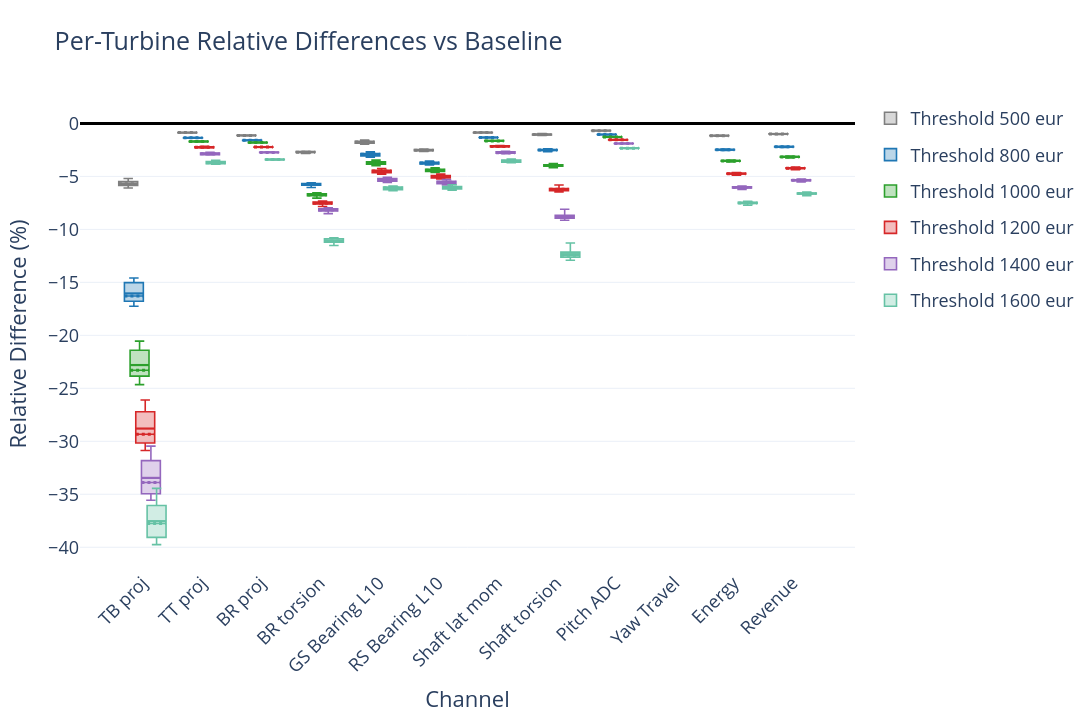

Here is the notebook cell this chart was saved with:
### Code cell
# === Cell 3 grouped boxes of relative per turbine (with eachself baseline) and channel ===
import numpy as np
import pandas as pd
from pathlib import Path
import plotly.graph_objects as go
import plotly.express as px

# --- Visual controls ---------------------------------------------------------
FIG_WIDTH  = 1400
FIG_HEIGHT = 720
FONT_SIZE  = 18

# Box geometry & style
BOX_LINE_WIDTH = 1.6
BOX_ALPHA      = 0.30               # face alpha
BOX_OFFSET     = 0.24               # half-offset between scenarios within a channel
BOX_WIDTH      = 0.32               # **controls actual box width** (edge-to-edge overlays use this)

# Mean / Median overlays (only these two lines)
DRAW_MEAN        = True
DRAW_MEDIAN      = True
MEAN_LINE_WIDTH  = 2.2
MEAN_LINE_DASH   = "solid"
MEDIAN_LINE_WIDTH= 3.0
MEDIAN_LINE_DASH = "dot"

# Scatter to the RIGHT of each scenario box
SCATTER_OVERLAY   = False
SCATTER_SIZE      = 6
SCATTER_OPACITY   = 0.75
SCATTER_RIGHT_GAP = 0.1           # distance to the right of box edge

# Legend
LEGEND_X = 1.02
LEGEND_Y = 1.00
LEGEND_ORIENTATION = "v"
SHOW_LEGEND = True
SHOW_TITLE = True

# --- Color control -----------------------------------------------------------
# You can override the first up to 5 scenario colors here (hex or rgb/rgba):
SCENARIO_COLORS_USER = [

        "#7f7f7f",  # grey
        "#1f77b4",  # 2nd (blue)
        "#2ca02c",  # strong green
        "#d62728",  # red
        "#9467bd",  # 5th (purple)
        # "#66c2a5",  # soft green (greenish/teal)
        # "#1f77b4",  # blue    
    #  "#ff7f0e",  # 3rd (orange)
    # "#2ca02c",  # 1st scenario color (green-ish)
    
   
    # "#d62728",  # 4th (red)
    # "#9467bd",  # 5th (purple)
]

def make_transparent(color_str, alpha=0.3):
    """Return a transparent version of a Plotly color (hex or rgb/rgba)."""
    s = color_str.strip()
    if s.startswith("rgba"):
        parts = s[5:-1].split(",")
        r, g, b = [p.strip() for p in parts[:3]]
        return f"rgba({r},{g},{b},{alpha})"
    if s.startswith("rgb("):
        parts = s[4:-1].split(",")
        r, g, b = [p.strip() for p in parts]
        return f"rgba({r},{g},{b},{alpha})"
    # assume hex
    hex_color = s.lstrip("#")
    r = int(hex_color[0:2], 16); g = int(hex_color[2:4], 16); b = int(hex_color[4:6], 16)
    return f"rgba({r},{g},{b},{alpha})"

# --- Data (reuses variables from Cell 1) -------------------------------------
# Needed from Cell 1: scenario_dirs, scenario_labels, channels_ordered, display_name
TURBINE_METRICS_NAME = "turbine_metrics.parquet"
tm_files  = [str(Path(d) / TURBINE_METRICS_NAME) for d in scenario_dirs]
tm_frames = [pd.read_parquet(p) for p in tm_files]

def detect_tid_col(df):
    for c in df.columns:
        if c.lower() in ("id", "turbine", "turbine_id", "tid"):
            return c
    return None

tid_col = detect_tid_col(tm_frames[0]) or "turbine_id"
if tid_col not in tm_frames[0].columns:
    tm_frames[0] = tm_frames[0].assign(**{tid_col: range(len(tm_frames[0]))})

channels_for_plot = [c for c in channels_ordered if c in tm_frames[0].columns]
if not channels_for_plot:
    raise ValueError("None of the selected channels exist in turbine_metrics.parquet.")
labels_for_plot = [display_name.get(c, c) for c in channels_for_plot]
label_map = dict(zip(channels_for_plot, labels_for_plot))

x_base   = np.arange(len(channels_for_plot))
tickvals = x_base
ticktext = labels_for_plot

case_labels = scenario_labels[1:]
n_cases = len(case_labels)
offsets = np.linspace(-BOX_OFFSET, BOX_OFFSET, n_cases) if n_cases > 1 else np.array([0.0])

# Build a per-scenario color map using your preferred first 5 colors
fallback_palette = px.colors.qualitative.Set2 + px.colors.qualitative.Set1 + px.colors.qualitative.Dark24
palette = SCENARIO_COLORS_USER + [c for c in fallback_palette if c not in SCENARIO_COLORS_USER]
if len(palette) < n_cases:
    k = int(np.ceil(n_cases / len(palette))); palette = (palette * k)[:n_cases]
case_color = {scen: palette[i] for i, scen in enumerate(case_labels)}

# Baseline & rel-diffs
base_df      = tm_frames[0][[tid_col] + channels_for_plot].set_index(tid_col).sort_index()
base_nonzero = base_df.replace(0, np.nan)

records = []
for scen_label, df in zip(case_labels, tm_frames[1:]):
    if tid_col not in df.columns:
        df = df.assign(**{tid_col: range(len(df))})
    scen_df = df[[tid_col] + channels_for_plot].set_index(tid_col).reindex(base_df.index).sort_index()
    rel = 100.0 * (scen_df - base_df) / base_nonzero
    rel_long = rel.reset_index().melt(id_vars=[tid_col], var_name="Channel", value_name="RelDiff")
    rel_long["Scenario"]    = scen_label
    rel_long["ChannelIdx"]  = rel_long["Channel"].map({c: i for i, c in enumerate(channels_for_plot)})
    rel_long["ChannelLabel"]= rel_long["Channel"].map(label_map)
    records.append(rel_long)

rel_all = pd.concat(records, ignore_index=True)

# --- Figure ------------------------------------------------------------------
fig = go.Figure()
fig.add_hline(y=0, line_width=3, line_color="black")  # zero reference

for scen_ix, scen_label in enumerate(case_labels):
    color = case_color[scen_label]
    fill  = make_transparent(color, BOX_ALPHA)
    df_s  = rel_all[rel_all["Scenario"] == scen_label]

    legend_once = True
    for i, ch in enumerate(channels_for_plot):
        vals = df_s.loc[df_s["Channel"] == ch, "RelDiff"].dropna()
        if vals.empty:
            continue

        x_pos  = x_base[i] + offsets[scen_ix]
        x_left = x_pos - BOX_WIDTH/2
        x_right= x_pos + BOX_WIDTH/2

        # Box (width explicitly set so overlays span edge-to-edge)
        fig.add_trace(go.Box(
            x=np.full(len(vals), x_pos),
            y=vals.values,
            width=BOX_WIDTH,
            name=scen_label,
            boxmean=False,
            line=dict(width=BOX_LINE_WIDTH, color=color),
            fillcolor=fill,
            marker=dict(color=color),
            boxpoints=False,
            showlegend=legend_once,
            legendgroup=f"case::{scen_label}",
            hovertemplate=(
                f"Scenario: {scen_label}<br>"
                f"Channel: {label_map[ch]}<br>"
                "RelDiff: %{y:.2f}%<extra></extra>"
            )
        ))
        legend_once = False

        # Overlays: exactly two lines, edge-to-edge of the box
        if DRAW_MEAN:
            m = vals.mean()
            fig.add_trace(go.Scatter(
                x=[x_left, x_right], y=[m, m], mode="lines",
                line=dict(width=MEAN_LINE_WIDTH, dash=MEAN_LINE_DASH, color=color),
                showlegend=False, hoverinfo="skip"
            ))
        if DRAW_MEDIAN:
            med = vals.median()
            fig.add_trace(go.Scatter(
                x=[x_left, x_right], y=[med, med], mode="lines",
                line=dict(width=MEDIAN_LINE_WIDTH, dash=MEDIAN_LINE_DASH, color=color),
                showlegend=False, hoverinfo="skip"
            ))

        # Scatter: to the RIGHT edge of THIS scenario's box for THIS channel
        if SCATTER_OVERLAY:
            df_sc = df_s[df_s["Channel"] == ch]
            if not df_sc.empty:
                x_scatter = x_right + SCATTER_RIGHT_GAP
                # consistent turbine colors (small palette cycle)
                tids = pd.unique(rel_all[tid_col])
                tpal = (px.colors.qualitative.Alphabet
                        + px.colors.qualitative.Light24
                        + px.colors.qualitative.Set3)
                if len(tids) > len(tpal):
                    k = int(np.ceil(len(tids) / len(tpal)))
                    tpal = (tpal * k)[:len(tids)]
                tcol = {tid: tpal[k] for k, tid in enumerate(tids)}

                for tid, df_t in df_sc.groupby(tid_col):
                    fig.add_trace(go.Scatter(
                        x=np.full(len(df_t), x_scatter),
                        y=df_t["RelDiff"].values,
                        mode="markers",
                        marker=dict(size=SCATTER_SIZE, opacity=SCATTER_OPACITY, color=tcol[tid]),
                        showlegend=False,
                        legendgroup=f"case::{scen_label}",
                        hovertemplate=(
                            f"Scenario: {scen_label}<br>"
                            f"Channel: {label_map[ch]}<br>"
                            f"Turbine: {tid}<br>"
                            "RelDiff: %{y:.2f}%<extra></extra>"
                        )
                    ))

if SHOW_LEGEND:
    legend=dict(x=LEGEND_X, y=LEGEND_Y, orientation=LEGEND_ORIENTATION)
else:
    legend = dict(visible=False)
# Layout & categorical ticks
fig.update_layout(
    title="Per-Turbine Relative Differences vs Baseline" if SHOW_TITLE else None,
    xaxis_title="Channel",
    yaxis_title="Relative Difference (%)",
    template="plotly_white",
    width=FIG_WIDTH,
    height=FIG_HEIGHT,
    font=dict(size=FONT_SIZE),
    legend=legend,
)

fig.update_xaxes(
    tickmode="array",
    tickvals=x_base,
    ticktext=labels_for_plot,
    tickangle=-45
)

fig.show()
